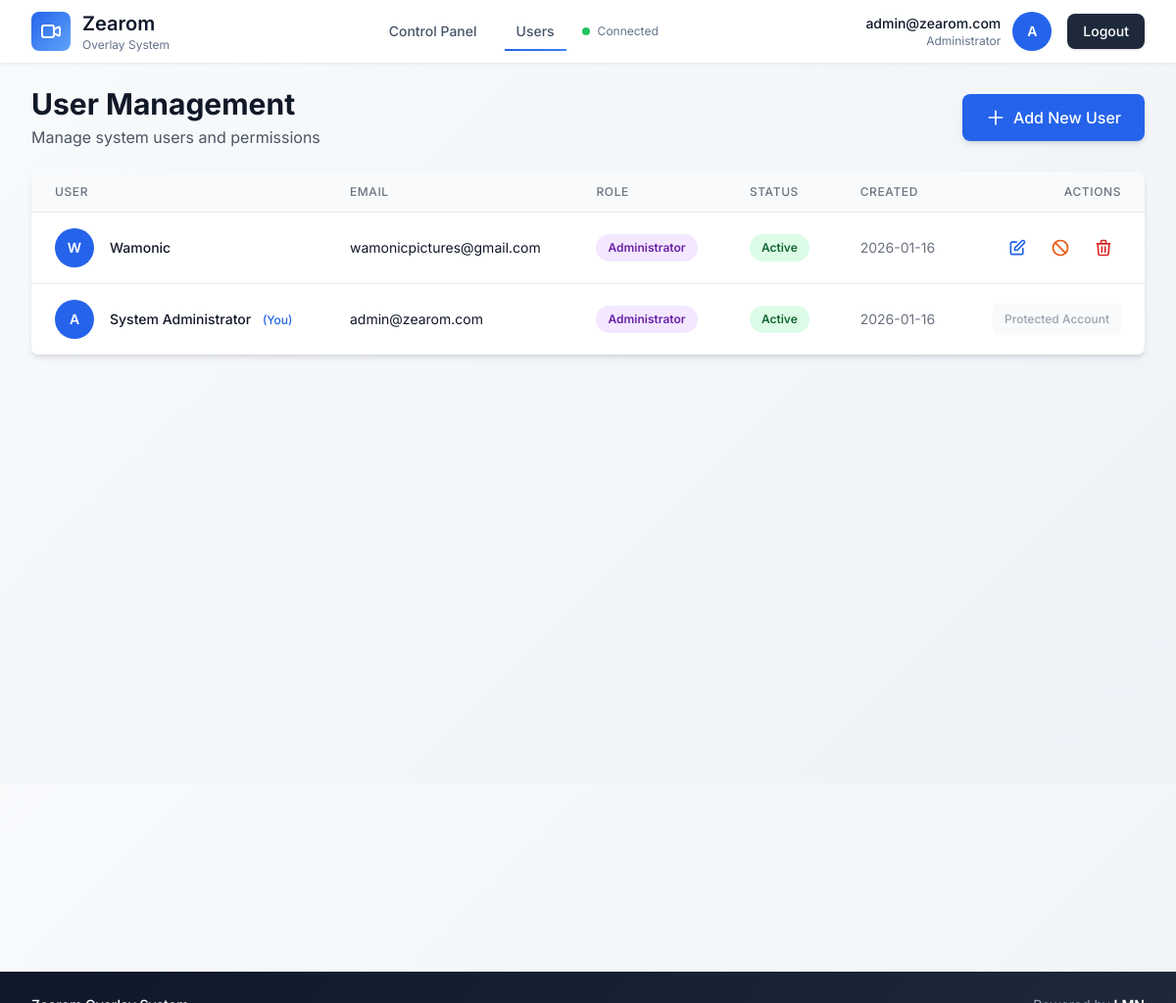
The app's page /users (signed in) with its own data.
### app.py (models this page shows, shortened)
class User(db.Model):
    __tablename__ = 'users'
    id = db.Column(db.Integer, primary_key=True)
    email = db.Column(db.String(120), unique=True, nullable=False, index=True)
    password_hash = db.Column(db.String(200))
    google_id = db.Column(db.String(200))
    is_active = db.Column(db.Boolean, default=True)
    is_admin = db.Column(db.Boolean, default=False)
    full_name = db.Column(db.String(200))
    created_at = db.Column(db.DateTime, default=datetime.utcnow)
    updated_at = db.Column(db.DateTime, default=datetime.utcnow, onupdate=datetime.utcnow)

### app.py (the view)
@app.route('/users')
@admin_required
def users():
    all_users = User.query.order_by(User.created_at.desc()).all()
    current_user = User.query.get(session['user_id'])
    return render_template('users.html', users=all_users, current_user=current_user)

### app.py (called while the page is built)
@app.context_processor
def inject_company_name():
    return dict(company_name=app.config['COMPANY_NAME'])

def admin_required(f):
    @wraps(f)
    def decorated_function(*args, **kwargs):
        if 'user_id' not in session:
            return redirect(url_for('login'))
        user = User.query.get(session['user_id'])
        if not user or not user.is_active:
            session.clear()
            flash('Your account has been deactivated.', 'error')
            return redirect(url_for('login'))
        if not user.is_admin:
            flash('You do not have permission to access this page.', 'error')
            return redirect(url_for('control'))
        return f(*args, **kwargs)
    return decorated_function

### templates/users.html (shortened to what this page needs)
{% extends "base.html" %}
{% block content %}
<div class="max-w-7xl mx-auto px-4 sm:px-6 lg:px-8 py-6">
    <div class="flex justify-between items-center mb-6">
        <div>
            <h1 class="text-3xl font-bold text-gray-900">User Management</h1>
            <p class="text-gray-600 mt-1">Manage system users and permissions</p>
        </div>
        <button onclick="openCreateModal()"
                class="px-6 py-3 bg-blue-600 text-white font-medium rounded-lg hover:bg-blue-700 transition shadow-md flex items-center gap-2">
            <svg class="w-5 h-5" fill="none" stroke="currentColor" viewBox="0 0 24 24">
                <path stroke-linecap="round" stroke-linejoin="round" stroke-width="2" d="M12 4v16m8-8H4"/>
            </svg>
            Add New User
        </button>
    </div>
    <div class="bg-white rounded-lg shadow-md overflow-hidden">
        <table class="min-w-full divide-y divide-gray-200">
            <thead class="bg-gray-50">
                <tr>
                    <th class="px-6 py-3 text-left text-xs font-medium text-gray-500 uppercase tracking-wider">User</th>
                    <th class="px-6 py-3 text-left text-xs font-medium text-gray-500 uppercase tracking-wider">Email</th>
                    <th class="px-6 py-3 text-left text-xs font-medium text-gray-500 uppercase tracking-wider">Role</th>
                    <th class="px-6 py-3 text-left text-xs font-medium text-gray-500 uppercase tracking-wider">Status</th>
                    <th class="px-6 py-3 text-left text-xs font-medium text-gray-500 uppercase tracking-wider">Created</th>
                    <th class="px-6 py-3 text-right text-xs font-medium text-gray-500 uppercase tracking-wider">Actions</th>
                </tr>
            </thead>
            <tbody class="bg-white divide-y divide-gray-200">
                {% for user in users %}
                <tr class="hover:bg-gray-50 transition">
                    <td class="px-6 py-4 whitespace-nowrap">
                        <div class="flex items-center">
                            <div class="flex-shrink-0 h-10 w-10 rounded-full bg-blue-600 flex items-center justify-center">
                                <span class="text-white font-semibold text-sm">
                                    {{ user.email[0].upper() }}
                                </span>
                            </div>
                            <div class="ml-4">
                                <div class="text-sm font-medium text-gray-900">
                                    {{ user.full_name or 'No name provided' }}
                                    {% if user.id == current_user.id %}
                                    <span class="ml-2 text-xs text-blue-600">(You)</span>
                                    {% endif %}
                                </div>
                            </div>
                        </div>
                    </td>
                    <td class="px-6 py-4 whitespace-nowrap">
                        <div class="text-sm text-gray-900">{{ user.email }}</div>
                    </td>
                    <td class="px-6 py-4 whitespace-nowrap">
                        {% if user.is_admin %}
                        <span class="px-3 py-1 inline-flex text-xs leading-5 font-semibold rounded-full bg-purple-100 text-purple-800">
                            Administrator
                        </span>
                        {% else %}
                        <span class="px-3 py-1 inline-flex text-xs leading-5 font-semibold rounded-full bg-gray-100 text-gray-800">
                            User
                        </span>
                        {% endif %}
                    </td>
                    <td class="px-6 py-4 whitespace-nowrap">
                        {% if user.is_active %}
                        <span class="px-3 py-1 inline-flex text-xs leading-5 font-semibold rounded-full bg-green-100 text-green-800">
                            Active
                        </span>
                        {% else %}
                        <span class="px-3 py-1 inline-flex text-xs leading-5 font-semibold rounded-full bg-red-100 text-red-800">
                            Inactive
                        </span>
                        {% endif %}
                    </td>
                    <td class="px-6 py-4 whitespace-nowrap text-sm text-gray-500">
                        {{ user.created_at.strftime('%Y-%m-%d') }}
                    </td>
                    <td class="px-6 py-4 whitespace-nowrap text-right text-sm font-medium">
                        <div class="flex justify-end gap-2">
                            {% set is_protected = (user.email.lower() == 'admin@zearom.com') %}
                            {% if is_protected %}
                            <span class="text-xs text-gray-400 px-3 py-2 bg-gray-50 rounded" title="This is the protected super admin account">
                                Protected Account
                            </span>
                            {% else %}
                            <button onclick='openEditModal({{ user.id }}, "{{ user.email }}", "{{ user.full_name or "" }}", {{ user.is_admin|tojson }})'
                                    class="text-blue-600 hover:text-blue-900 p-2 hover:bg-blue-50 rounded transition"
                                    title="Edit">
                                <svg class="w-5 h-5" fill="none" stroke="currentColor" viewBox="0 0 24 24">
                                    <path stroke-linecap="round" stroke-linejoin="round" stroke-width="2" d="M11 5H6a2 2 0 00-2 2v11a2 2 0 002 2h11a2 2 0 002-2v-5m-1.414-9.414a2 2 0 112.828 2.828L11.828 15H9v-2.828l8.586-8.586z"/>
                                </svg>
                            </button>
                            {% if user.id != current_user.id %}
                            <form method="POST" action="{{ url_for('toggle_user_status', user_id=user.id) }}" class="inline">
                                <button type="submit"
                                        onclick="return confirm('Are you sure you want to {{ 'deactivate' if user.is_active else 'activate' }} this user?')"
                                        class="{% if user.is_active %}text-orange-600 hover:text-orange-900 hover:bg-orange-50{% else %}text-green-600 hover:text-green-900 hover:bg-green-50{% endif %} p-2 rounded transition"
                                        title="{{ 'Deactivate' if user.is_active else 'Activate' }}">
                                    {% if user.is_active %}
                                    <svg class="w-5 h-5" fill="none" stroke="currentColor" viewBox="0 0 24 24">
                                        <path stroke-linecap="round" stroke-linejoin="round" stroke-width="2" d="M18.364 18.364A9 9 0 005.636 5.636m12.728 12.728A9 9 0 015.636 5.636m12.728 12.728L5.636 5.636"/>
                                    </svg>
                                    {% else %}
                                    <svg class="w-5 h-5" fill="none" stroke="currentColor" viewBox="0 0 24 24">
                                        <path stroke-linecap="round" stroke-linejoin="round" stroke-width="2" d="M9 12l2 2 4-4m6 2a9 9 0 11-18 0 9 9 0 0118 0z"/>
                                    </svg>
                                    {% endif %}
                                </button>
                            </form>
                            <form method="POST" action="{{ url_for('delete_user', user_id=user.id) }}" class="inline">
                                <button type="submit"
                                        onclick="return confirm('Are you sure you want to permanently delete this user? This action cannot be undone.')"
                                        class="text-red-600 hover:text-red-900 p-2 hover:bg-red-50 rounded transition"
                                        title="Delete">
                                    <svg class="w-5 h-5" fill="none" stroke="currentColor" viewBox="0 0 24 24">
                                        <path stroke-linecap="round" stroke-linejoin="round" stroke-width="2" d="M19 7l-.867 12.142A2 2 0 0116.138 21H7.862a2 2 0 01-1.995-1.858L5 7m5 4v6m4-6v6m1-10V4a1 1 0 00-1-1h-4a1 1 0 00-1 1v3M4 7h16"/>
                                    </svg>
                                </button>
                            </form>
                            {% endif %}
                            {% endif %}
                        </div>
                    </td>
                </tr>
                {% endfor %}
            </tbody>
        </table>
    </div>
</div>
{% endblock %}

### templates/base.html (shortened to what this page needs)
<!DOCTYPE html>
<html lang="en">
<head>
    <script src="https://cdn.tailwindcss.com"></script>
</head>
<body>
<nav class="bg-white nav-shadow sticky top-0 z-50">
    <div class="max-w-7xl mx-auto px-4 sm:px-6 lg:px-8">
        <div class="flex justify-between items-center h-16">
            <div class="flex items-center space-x-3">
                <div class="w-10 h-10 rounded-lg bg-gradient-to-br from-blue-600 to-blue-400 flex items-center justify-center">
                    <svg class="w-6 h-6 text-white" fill="none" stroke="currentColor" viewBox="0 0 24 24">
                        <path stroke-linecap="round" stroke-linejoin="round" stroke-width="2"
                              d="M15 10l4.553-2.276A1 1 0 0121 8.618v6.764a1 1 0 01-1.447.894L15 14M5 18h8a2 2 0 002-2V8a2 2 0 00-2-2H5a2 2 0 00-2 2v8a2 2 0 002 2z"/>
                    </svg>
                </div>
                <div>
                    <h1 class="text-xl font-semibold text-slate-900">
                        {{ company_name }}
                    </h1>
                    <p class="text-xs text-slate-500">Overlay System</p>
                </div>
            </div>
            {% if session.user_id %}
            <div class="hidden md:flex items-center space-x-4">
                <a href="{{ url_for('control') }}"
                   class="nav-link px-3 py-2 text-sm font-medium text-slate-600 hover:text-slate-900 {% if request.endpoint == 'control' %}active{% endif %}">
                    Control Panel
                </a>
                {% if session.is_admin %}
                <a href="{{ url_for('users') }}"
                   class="nav-link px-3 py-2 text-sm font-medium text-slate-600 hover:text-slate-900 {% if request.endpoint == 'users' %}active{% endif %}">
                    Users
                </a>
                {% endif %}
                <div class="flex items-center space-x-2">
                    <div class="status-dot status-online"></div>
                    <span class="text-xs text-slate-500">Connected</span>
                </div>
            </div>
            {% endif %}
            {% if session.user_id %}
            <div class="flex items-center space-x-4">
                <div class="hidden sm:flex items-center space-x-3">
                    <div class="text-right">
                        <p class="text-sm font-medium text-slate-900">{{ session.user_email }}</p>
                        <p class="text-xs text-slate-500">{% if session.is_admin %}Administrator{% else %}User{% endif %}</p>
                    </div>
                    <div class="w-10 h-10 rounded-full bg-blue-600 flex items-center justify-center">
                        <span class="text-white font-semibold text-sm">
                            {{ session.user_email[0].upper() }}
                        </span>
                    </div>
                </div>
                <a href="{{ url_for('logout') }}"
                   class="px-4 py-2 text-sm font-medium text-white bg-slate-800 rounded-lg hover:bg-slate-900 transition shadow">
                    Logout
                </a>
            </div>
            {% endif %}
        </div>
    </div>
</nav>
<main class="min-h-[calc(100vh-64px-80px)]">
    {% block content %}{% endblock %}
</main>
<footer class="footer mt-12">
    <div class="max-w-7xl mx-auto px-4 sm:px-6 lg:px-8 py-6">
        <div class="flex flex-col md:flex-row justify-between items-center space-y-3 md:space-y-0">
            <div class="text-slate-300 text-sm">
                <p class="font-medium text-white">{{ company_name }} Overlay System</p>
            </div>
            <div class="text-slate-400 text-sm text-center md:text-right">
                <p>Powered by <span class="font-semibold text-white">LMN</span></p>
            </div>
        </div>
    </div>
</footer>
</body>
</html>

### templates/base.html (style rules this page uses)
* { font-family: 'Inter', sans-serif; }
body { background: linear-gradient(135deg, #f8fafc 0%, #eef2f7 100%); min-height: 100vh; }
.nav-shadow { box-shadow: 0 1px 3px rgba(15, 23, 42, 0.08); }
.nav-link { position: relative; transition: color 0.25s ease; }
.nav-link::after { content: ''; position: absolute; bottom: -2px; left: 0; width: 0; height: 2px; background: linear-gradient(135deg, #2563eb, #3b82f6); transition: width 0.25s ease; }
.nav-link:hover::after, .nav-link.active::after { width: 100%; }
.status-dot { width: 8px; height: 8px; border-radius: 50%; animation: pulse 2s infinite; }
.status-online { background: #22c55e; }
.footer { background: linear-gradient(135deg, #0f172a, #1e293b); }

### records on screen
User: user_email "admin@zearom.com", email "A", full_name "System Administrator", shows "(You)", email "admin@zearom.com", is_admin "Administrator", is_active "Active", created_at "2026-01-16", shows "Protected Account"
User: email "W", full_name "Wamonic", email "wamonicpictures@gmail.com", is_admin "Administrator", is_active "Active", created_at "2026-01-16"

### other values on screen
{{ company_name }} "Zearom"
{{ session.user_email[0].upper() }} "A"
